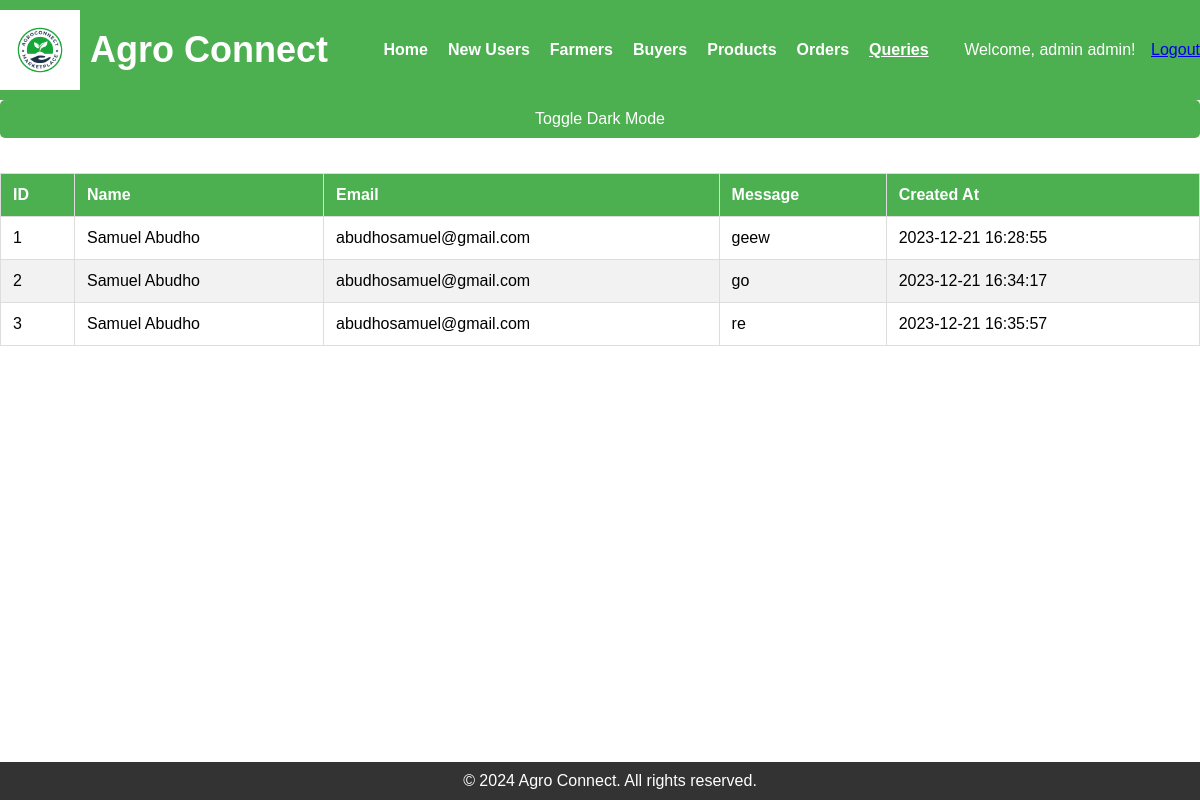
Screenshot of /adminqueries.php (signed in) with the database file from the repository.
### tables this page shows
CREATE TABLE `contactus` (
  `id` int(11) NOT NULL,
  `name` varchar(255) NOT NULL,
  `email` varchar(255) NOT NULL,
  `message` text NOT NULL,
  `created_at` timestamp NOT NULL DEFAULT current_timestamp()
);

### adminqueries.php (the view, shortened to what this page needs)
<?php
include("db_connect.php");
$current_page = basename($_SERVER['PHP_SELF']);
$query = "SELECT id, name, email, message, created_at FROM contactus";
$result = mysqli_query($conn, $query);
?>
<!DOCTYPE html>
<html lang="en">
<head>
    <link rel="stylesheet" href="adminqueries.css">
</head>
<body>
<header>
    <nav>
        <div class="logo">
            <a href="index.php">
                <img src="logo1.png" alt="Agro Connect Logo">
                <span>Agro Connect</span>
            </a>
        </div>
        <ul class="nav-links">
            <li><a href="admin2.php" class="<?= ($current_page == 'admin2.php') ? 'active' : '' ?>">Home</a></li>
            <li><a href="newusersadmin.php" class="<?= ($current_page == 'newusersadmin.php') ? 'active' : '' ?>">New Users</a></li>
            <li><a href="farmersadmin.php" class="<?= ($current_page == 'farmersadmin.php') ? 'active' : '' ?>">Farmers</a></li>
            <li><a href="buyeradmin.php" class="<?= ($current_page == 'buyeradmin.php') ? 'active' : '' ?>">Buyers</a></li>
            <li><a href="products_admin.php" class="<?= ($current_page == 'products_admin.php') ? 'active' : '' ?>">Products</a></li>
            <li><a href="orders_admin.php" class="<?= ($current_page == 'orders_admin.php') ? 'active' : '' ?>">Orders</a></li>
            <li><a href="adminqueries.php" class="<?= ($current_page == 'adminqueries.php') ? 'active' : '' ?>">Queries</a></li>
        </ul>
        <?php
            if (isset($_SESSION["user_email"])) {
                echo "<div class='welcome'>Welcome, " . $_SESSION["user_name"] . "!</div>";
                echo "<div class='logout'><a href='logout.php'>Logout</a></div>";
            }
        ?>
    </nav>
</header>
<button onclick="toggleDarkMode()">Toggle Dark Mode</button>
<main>
    <table>
        <thead>
            <tr>
                <th>ID</th>
                <th>Name</th>
                <th>Email</th>
                <th>Message</th>
                <th>Created At</th>
            </tr>
        </thead>
        <tbody>
            <?php
            if (mysqli_num_rows($result) > 0) {
                while ($row = mysqli_fetch_assoc($result)) {
                    echo "<tr>";
                    echo "<td>" . htmlspecialchars($row['id']) . "</td>";
                    echo "<td>" . htmlspecialchars($row['name']) . "</td>";
                    echo "<td>" . htmlspecialchars($row['email']) . "</td>";
                    echo "<td>" . htmlspecialchars($row['message']) . "</td>";
                    echo "<td>" . htmlspecialchars($row['created_at']) . "</td>";
                    echo "</tr>";
                }
            } else {
                echo "<tr><td colspan='5'>No messages found.</td></tr>";
            }
            ?>
        </tbody>
    </table>
</main>
<footer>
    &copy; 2024 Agro Connect. All rights reserved.
</footer>
</body>
</html>

### adminqueries.css (style rules this page uses)
body { margin: 0; padding: 0; font-family: 'Arial', sans-serif; display: flex; flex-direction: column; min-height: 100vh; }
header { background-color: #4CAF50; padding: 15px; color: white; }
nav { display: flex; justify-content: space-between; align-items: center; }
.logo { font-size: 1.5em; font-weight: bold; }
.nav-links { list-style: none; display: flex; }
.nav-links li { margin-right: 20px; }
.nav-links a { text-decoration: none; color: white; font-weight: bold; transition: color 0.3s; }
button { padding: 10px 20px; font-size: 16px; cursor: pointer; background-color: #4CAF50; color: white; border: none; border-radius: 5px; }
footer { background-color: #333; color: white; text-align: center; padding: 10px; position: fixed; bottom: 0; width: 100%; }
input, textarea, button { width: 100%; padding: 10px; margin-bottom: 15px; }
button { background-color: #4CAF50; color: white; border: none; border-radius: 5px; cursor: pointer; }

### adminqueries.php (style rules this page uses)
body { font-family: Arial, sans-serif; margin: 0; padding: 0; background-color: #f4f4f4; }
header { background-color: #4CAF50; color: white; padding: 10px 0; text-align: center; }
table { width: 100%; border-collapse: collapse; margin: 20px 0; }
table, th, td { border: 1px solid #ddd; }
th, td { padding: 12px; text-align: left; }
th { background-color: #4CAF50; color: white; }
tr:nth-child(even) { background-color: #f2f2f2; }
.logo a { display: flex; align-items: center; gap: 10px; color: white; text-decoration: none; }
.logo a img { width: 80px; height: auto; }
.logo a span { font-size: 1.5em; font-weight: bold; color: #ffffff; }
.nav-links a.active { text-decoration: underline; }
:root { --background-color-light: #ffffff; --text-color-light: #000000; --background-color-dark: #222222; --text-color-dark: #ffffff; }
body { background-color: var(--background-color-light); color: var(--text-color-light); }

### rows the page displays
contactus: id "1", name "Samuel Abudho", email "abudhosamuel@gmail.com", message "geew", created_at "2023-12-21 16:28:55"
contactus: id "2", name "Samuel Abudho", email "abudhosamuel@gmail.com", message "go", created_at "2023-12-21 16:34:17"
contactus: id "3", name "Samuel Abudho", email "abudhosamuel@gmail.com", message "re", created_at "2023-12-21 16:35:57"

### other values shown
$_SESSION["user_name"] "admin admin"
